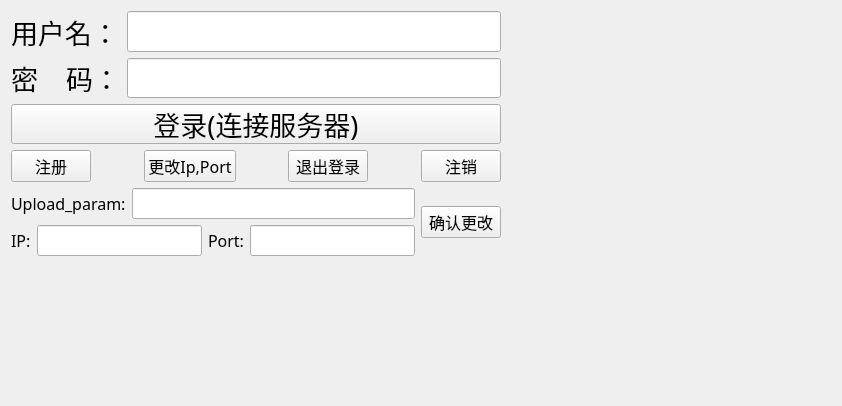
<?xml version="1.0" encoding="UTF-8"?>
<ui version="4.0">
 <class>TcpClient</class>
 <widget class="QWidget" name="TcpClient">
  <property name="geometry">
   <rect>
    <x>0</x>
    <y>0</y>
    <width>842</width>
    <height>406</height>
   </rect>
  </property>
  <property name="windowTitle">
   <string>TcpClient</string>
  </property>
  <widget class="QWidget" name="">
   <property name="geometry">
    <rect>
     <x>11</x>
     <y>11</y>
     <width>490</width>
     <height>245</height>
    </rect>
   </property>
   <layout class="QVBoxLayout" name="verticalLayout_2">
    <item>
     <layout class="QVBoxLayout" name="verticalLayout">
      <item>
       <layout class="QGridLayout" name="gridLayout">
        <item row="1" column="0">
         <widget class="QLabel" name="pwd_lab">
          <property name="font">
           <font>
            <family>Adobe 黑体 Std R</family>
            <pointsize>20</pointsize>
           </font>
          </property>
          <property name="text">
           <string>密    码：</string>
          </property>
         </widget>
        </item>
        <item row="0" column="0">
         <widget class="QLabel" name="name_lab">
          <property name="font">
           <font>
            <family>Adobe 黑体 Std R</family>
            <pointsize>20</pointsize>
           </font>
          </property>
          <property name="text">
           <string>用户名：</string>
          </property>
         </widget>
        </item>
        <item row="1" column="1">
         <widget class="QLineEdit" name="pwd_le">
          <property name="font">
           <font>
            <family>Adobe 黑体 Std R</family>
            <pointsize>20</pointsize>
           </font>
          </property>
          <property name="echoMode">
           <enum>QLineEdit::Password</enum>
          </property>
         </widget>
        </item>
        <item row="0" column="1">
         <widget class="QLineEdit" name="name_le">
          <property name="font">
           <font>
            <family>Adobe 黑体 Std R</family>
            <pointsize>20</pointsize>
           </font>
          </property>
         </widget>
        </item>
        <item row="2" column="0" colspan="2">
         <widget class="QPushButton" name="login_pb">
          <property name="font">
           <font>
            <family>Adobe 黑体 Std R</family>
            <pointsize>20</pointsize>
           </font>
          </property>
          <property name="text">
           <string>登录(连接服务器)</string>
          </property>
         </widget>
        </item>
       </layout>
      </item>
      <item>
       <layout class="QHBoxLayout" name="horizontalLayout">
        <item>
         <widget class="QPushButton" name="register_pb">
          <property name="font">
           <font>
            <family>Adobe 宋体 Std L</family>
            <pointsize>12</pointsize>
           </font>
          </property>
          <property name="text">
           <string>注册</string>
          </property>
         </widget>
        </item>
        <item>
         <spacer name="horizontalSpacer">
          <property name="orientation">
           <enum>Qt::Horizontal</enum>
          </property>
          <property name="sizeHint" stdset="0">
           <size>
            <width>40</width>
            <height>20</height>
           </size>
          </property>
         </spacer>
        </item>
        <item>
         <widget class="QPushButton" name="change_ip_port_pb">
          <property name="font">
           <font>
            <family>Adobe 宋体 Std L</family>
            <pointsize>12</pointsize>
           </font>
          </property>
          <property name="text">
           <string>更改Ip,Port</string>
          </property>
         </widget>
        </item>
        <item>
         <spacer name="horizontalSpacer_3">
          <property name="orientation">
           <enum>Qt::Horizontal</enum>
          </property>
          <property name="sizeHint" stdset="0">
           <size>
            <width>40</width>
            <height>20</height>
           </size>
          </property>
         </spacer>
        </item>
        <item>
         <widget class="QPushButton" name="logoff_pb">
          <property name="font">
           <font>
            <family>Adobe 宋体 Std L</family>
            <pointsize>12</pointsize>
           </font>
          </property>
          <property name="text">
           <string>退出登录</string>
          </property>
         </widget>
        </item>
        <item>
         <spacer name="horizontalSpacer_2">
          <property name="orientation">
           <enum>Qt::Horizontal</enum>
          </property>
          <property name="sizeHint" stdset="0">
           <size>
            <width>40</width>
            <height>20</height>
           </size>
          </property>
         </spacer>
        </item>
        <item>
         <widget class="QPushButton" name="log_off">
          <property name="font">
           <font>
            <family>Adobe 宋体 Std L</family>
            <pointsize>12</pointsize>
           </font>
          </property>
          <property name="text">
           <string>注销</string>
          </property>
         </widget>
        </item>
       </layout>
      </item>
     </layout>
    </item>
    <item>
     <layout class="QGridLayout" name="gridLayout_2">
      <item row="0" column="0" rowspan="2">
       <layout class="QHBoxLayout" name="horizontalLayout_2">
        <item>
         <widget class="QLabel" name="Upload_param_lable">
          <property name="font">
           <font>
            <family>Adobe 黑体 Std R</family>
            <pointsize>12</pointsize>
           </font>
          </property>
          <property name="text">
           <string>Upload_param:</string>
          </property>
         </widget>
        </item>
        <item>
         <widget class="QLineEdit" name="upload_param_latex">
          <property name="font">
           <font>
            <family>Adobe 黑体 Std R</family>
            <pointsize>12</pointsize>
           </font>
          </property>
          <property name="echoMode">
           <enum>QLineEdit::Normal</enum>
          </property>
         </widget>
        </item>
       </layout>
      </item>
      <item row="2" column="0">
       <layout class="QHBoxLayout" name="horizontalLayout_5">
        <item>
         <widget class="QLabel" name="ip_label">
          <property name="font">
           <font>
            <family>Adobe 黑体 Std R</family>
            <pointsize>12</pointsize>
           </font>
          </property>
          <property name="text">
           <string>IP:</string>
          </property>
         </widget>
        </item>
        <item>
         <widget class="QLineEdit" name="Ip_latext">
          <property name="font">
           <font>
            <family>Adobe 黑体 Std R</family>
            <pointsize>12</pointsize>
           </font>
          </property>
          <property name="echoMode">
           <enum>QLineEdit::Normal</enum>
          </property>
         </widget>
        </item>
        <item>
         <widget class="QLabel" name="port_lable">
          <property name="font">
           <font>
            <family>Adobe 黑体 Std R</family>
            <pointsize>12</pointsize>
           </font>
          </property>
          <property name="text">
           <string>Port:</string>
          </property>
         </widget>
        </item>
        <item>
         <widget class="QLineEdit" name="port_latext">
          <property name="font">
           <font>
            <family>Adobe 黑体 Std R</family>
            <pointsize>12</pointsize>
           </font>
          </property>
          <property name="echoMode">
           <enum>QLineEdit::Normal</enum>
          </property>
         </widget>
        </item>
       </layout>
      </item>
      <item row="0" column="1" rowspan="3">
       <widget class="QPushButton" name="sure_to_change_ip_port_pb">
        <property name="font">
         <font>
          <family>Adobe 宋体 Std L</family>
          <pointsize>12</pointsize>
         </font>
        </property>
        <property name="text">
         <string>确认更改</string>
        </property>
       </widget>
      </item>
     </layout>
    </item>
   </layout>
  </widget>
 </widget>
 <resources/>
 <connections/>
</ui>
